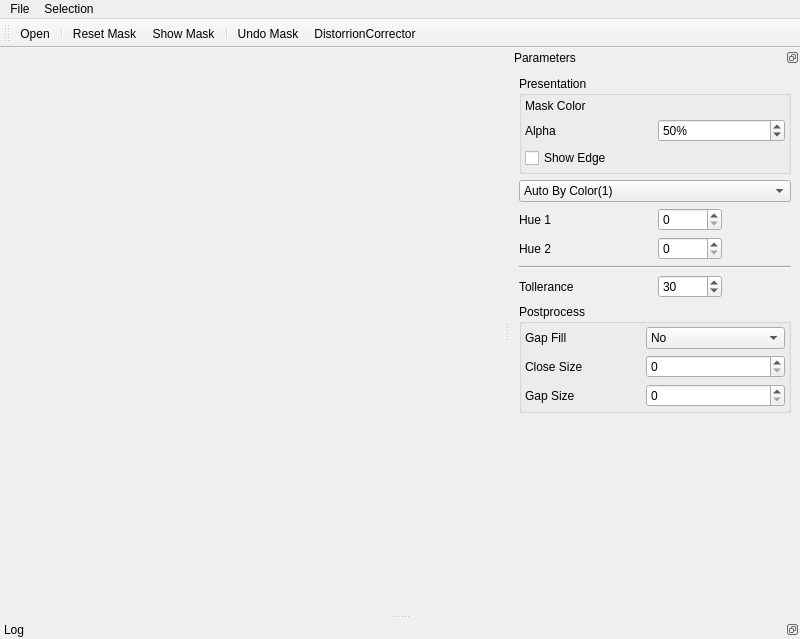
<?xml version="1.0" encoding="UTF-8"?>
<ui version="4.0">
 <class>TestbedMainWindowClass</class>
 <widget class="QMainWindow" name="TestbedMainWindowClass">
  <property name="geometry">
   <rect>
    <x>0</x>
    <y>0</y>
    <width>800</width>
    <height>639</height>
   </rect>
  </property>
  <property name="windowTitle">
   <string>MainWindow</string>
  </property>
  <widget class="QWidget" name="centralwidget"/>
  <widget class="QMenuBar" name="menubar">
   <property name="geometry">
    <rect>
     <x>0</x>
     <y>0</y>
     <width>800</width>
     <height>23</height>
    </rect>
   </property>
   <widget class="QMenu" name="menuFile">
    <property name="title">
     <string>File</string>
    </property>
    <addaction name="actionOpen"/>
    <addaction name="actionQuit"/>
   </widget>
   <widget class="QMenu" name="menuSelection">
    <property name="title">
     <string>Selection</string>
    </property>
    <addaction name="actionResetMask"/>
   </widget>
   <addaction name="menuFile"/>
   <addaction name="menuSelection"/>
  </widget>
  <widget class="QDockWidget" name="parametersWidget">
   <property name="minimumSize">
    <size>
     <width>290</width>
     <height>444</height>
    </size>
   </property>
   <property name="features">
    <set>QDockWidget::DockWidgetFloatable|QDockWidget::DockWidgetMovable</set>
   </property>
   <property name="windowTitle">
    <string>Parameters</string>
   </property>
   <attribute name="dockWidgetArea">
    <number>2</number>
   </attribute>
   <widget class="QWidget" name="dockWidgetContents_2">
    <layout class="QGridLayout" name="gridLayout">
     <item row="7" column="2">
      <spacer name="verticalSpacer">
       <property name="orientation">
        <enum>Qt::Vertical</enum>
       </property>
       <property name="sizeHint" stdset="0">
        <size>
         <width>20</width>
         <height>40</height>
        </size>
       </property>
      </spacer>
     </item>
     <item row="1" column="0" colspan="4">
      <widget class="QComboBox" name="maskComboBox">
       <property name="currentIndex">
        <number>2</number>
       </property>
       <item>
        <property name="text">
         <string>Hue Mask</string>
        </property>
       </item>
       <item>
        <property name="text">
         <string>Auto By Color</string>
        </property>
       </item>
       <item>
        <property name="text">
         <string>Auto By Color(1)</string>
        </property>
       </item>
      </widget>
     </item>
     <item row="2" column="2">
      <widget class="QSpinBox" name="hue1SpinBox">
       <property name="maximum">
        <number>360</number>
       </property>
      </widget>
     </item>
     <item row="3" column="2">
      <widget class="QSpinBox" name="hue2SpinBox">
       <property name="maximum">
        <number>360</number>
       </property>
      </widget>
     </item>
     <item row="2" column="0" colspan="2">
      <widget class="QLabel" name="label">
       <property name="text">
        <string>Hue 1</string>
       </property>
      </widget>
     </item>
     <item row="3" column="0" colspan="2">
      <widget class="QLabel" name="label_2">
       <property name="text">
        <string>Hue 2</string>
       </property>
      </widget>
     </item>
     <item row="4" column="0" colspan="4">
      <widget class="Line" name="line">
       <property name="orientation">
        <enum>Qt::Horizontal</enum>
       </property>
      </widget>
     </item>
     <item row="5" column="0">
      <widget class="QLabel" name="label_3">
       <property name="text">
        <string>Tollerance</string>
       </property>
      </widget>
     </item>
     <item row="5" column="2">
      <widget class="QSpinBox" name="toleranceSpinBox">
       <property name="maximum">
        <number>900</number>
       </property>
       <property name="value">
        <number>30</number>
       </property>
      </widget>
     </item>
     <item row="0" column="0" colspan="4">
      <widget class="QGroupBox" name="groupBox">
       <property name="title">
        <string>Presentation</string>
       </property>
       <layout class="QGridLayout" name="gridLayout_2">
        <property name="leftMargin">
         <number>3</number>
        </property>
        <property name="topMargin">
         <number>3</number>
        </property>
        <property name="rightMargin">
         <number>3</number>
        </property>
        <property name="bottomMargin">
         <number>3</number>
        </property>
        <item row="0" column="1">
         <widget class="RgbColorParametersControlWidget" name="maskColorWidget" native="true"/>
        </item>
        <item row="0" column="0">
         <widget class="QLabel" name="label_4">
          <property name="text">
           <string>Mask Color</string>
          </property>
         </widget>
        </item>
        <item row="2" column="0">
         <widget class="QCheckBox" name="showEdgeCheckBox">
          <property name="text">
           <string>Show Edge</string>
          </property>
         </widget>
        </item>
        <item row="1" column="0">
         <widget class="QLabel" name="label_8">
          <property name="text">
           <string>Alpha</string>
          </property>
         </widget>
        </item>
        <item row="1" column="1">
         <widget class="QSpinBox" name="maskAlphaSpinBox">
          <property name="suffix">
           <string>%</string>
          </property>
          <property name="maximum">
           <number>100</number>
          </property>
          <property name="value">
           <number>50</number>
          </property>
         </widget>
        </item>
       </layout>
      </widget>
     </item>
     <item row="6" column="0" colspan="4">
      <widget class="QGroupBox" name="groupBox_2">
       <property name="title">
        <string>Postprocess</string>
       </property>
       <layout class="QGridLayout" name="gridLayout_3">
        <property name="leftMargin">
         <number>3</number>
        </property>
        <property name="topMargin">
         <number>3</number>
        </property>
        <property name="rightMargin">
         <number>3</number>
        </property>
        <property name="bottomMargin">
         <number>3</number>
        </property>
        <item row="0" column="0">
         <widget class="QLabel" name="label_5">
          <property name="text">
           <string>Gap Fill</string>
          </property>
         </widget>
        </item>
        <item row="0" column="1">
         <widget class="QComboBox" name="postFillComboBox">
          <item>
           <property name="text">
            <string>No</string>
           </property>
          </item>
          <item>
           <property name="text">
            <string>Fill with morphology</string>
           </property>
          </item>
          <item>
           <property name="text">
            <string>Fill small gaps</string>
           </property>
          </item>
         </widget>
        </item>
        <item row="1" column="0">
         <widget class="QLabel" name="label_6">
          <property name="text">
           <string>Close Size</string>
          </property>
         </widget>
        </item>
        <item row="1" column="1">
         <widget class="QSpinBox" name="fillCloseSizeSpinBox"/>
        </item>
        <item row="2" column="0">
         <widget class="QLabel" name="label_7">
          <property name="text">
           <string>Gap Size</string>
          </property>
         </widget>
        </item>
        <item row="2" column="1">
         <widget class="QSpinBox" name="fillGapSizeSpinBox"/>
        </item>
       </layout>
      </widget>
     </item>
    </layout>
   </widget>
  </widget>
  <widget class="QToolBar" name="toolBar">
   <property name="minimumSize">
    <size>
     <width>22</width>
     <height>22</height>
    </size>
   </property>
   <property name="windowTitle">
    <string>toolBar</string>
   </property>
   <attribute name="toolBarArea">
    <enum>TopToolBarArea</enum>
   </attribute>
   <attribute name="toolBarBreak">
    <bool>false</bool>
   </attribute>
   <addaction name="actionOpen"/>
   <addaction name="separator"/>
   <addaction name="actionResetMask"/>
   <addaction name="actionShowMask"/>
   <addaction name="separator"/>
   <addaction name="actionUndoMask"/>
   <addaction name="actionDistorrionCorrector"/>
  </widget>
  <widget class="QDockWidget" name="logWidget_2">
   <property name="features">
    <set>QDockWidget::DockWidgetFloatable|QDockWidget::DockWidgetMovable</set>
   </property>
   <property name="windowTitle">
    <string>Log</string>
   </property>
   <attribute name="dockWidgetArea">
    <number>8</number>
   </attribute>
   <widget class="QWidget" name="dockWidgetContents_3"/>
  </widget>
  <action name="actionOpen">
   <property name="icon">
    <iconset resource="../../../resources/main.qrc">
     <normaloff>:/new/prefix1/remove.png</normaloff>:/new/prefix1/remove.png</iconset>
   </property>
   <property name="text">
    <string>Open</string>
   </property>
  </action>
  <action name="actionQuit">
   <property name="text">
    <string>Quit</string>
   </property>
  </action>
  <action name="actionResetMask">
   <property name="icon">
    <iconset resource="../../../resources/main.qrc">
     <normaloff>:/new/prefix1/bullet_blue.png</normaloff>:/new/prefix1/bullet_blue.png</iconset>
   </property>
   <property name="text">
    <string>Reset Mask</string>
   </property>
  </action>
  <action name="actionShowMask">
   <property name="checkable">
    <bool>true</bool>
   </property>
   <property name="icon">
    <iconset resource="../../../resources/main.qrc">
     <normaloff>:/new/prefix1/select.png</normaloff>:/new/prefix1/select.png</iconset>
   </property>
   <property name="text">
    <string>Show Mask</string>
   </property>
  </action>
  <action name="actionUndoMask">
   <property name="icon">
    <iconset resource="../../../resources/main.qrc">
     <normaloff>:/new/prefix1/back_alt.png</normaloff>:/new/prefix1/back_alt.png</iconset>
   </property>
   <property name="text">
    <string>Undo Mask</string>
   </property>
  </action>
  <action name="actionDistorrionCorrector">
   <property name="icon">
    <iconset resource="../../../resources/main.qrc">
     <normaloff>:/new/prefix1/sphere.png</normaloff>:/new/prefix1/sphere.png</iconset>
   </property>
   <property name="text">
    <string>DistorrionCorrector</string>
   </property>
  </action>
 </widget>
 <customwidgets>
  <customwidget>
   <class>RgbColorParametersControlWidget</class>
   <extends>QWidget</extends>
   <header>rgbColorParametersControlWidget.h</header>
  </customwidget>
 </customwidgets>
 <resources>
  <include location="../../../resources/main.qrc"/>
  <include location="../../../resources/main.qrc"/>
  <include location="../../../resources/main.qrc"/>
  <include location="../../../resources/main.qrc"/>
 </resources>
 <connections/>
</ui>
